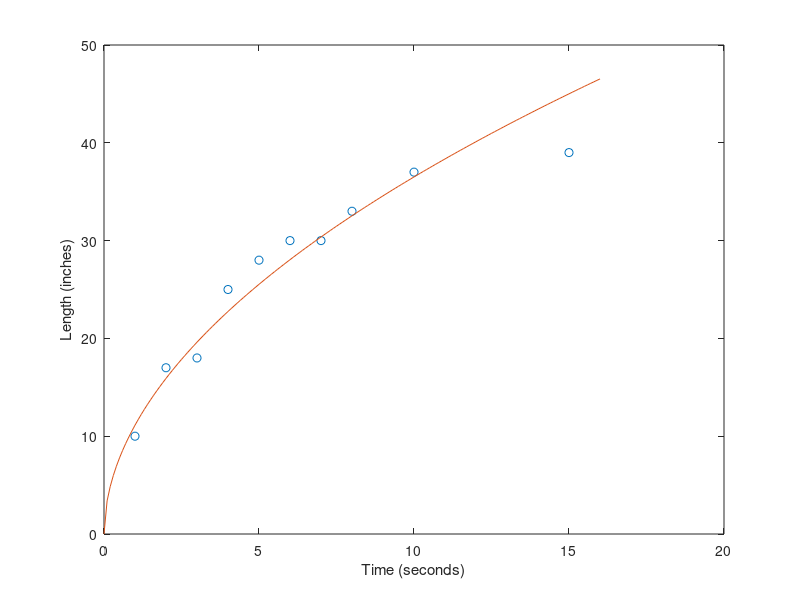

The MATLAB source for this figure:
%Power Function Method
clear
clc
close all
% t = x = Time (sec) | L = y = Length (in)
t = [1, 2, 3, 4, 5, 6, 7, 8, 10, 15];
L = [10, 17, 18, 25, 28, 30, 30, 33, 37, 39];
%Power Function Equation y = ax^b | logy = b*logx + loga
P = polyfit(log(t),log(L),1);
a = exp(P(2));
b = P(1);
xx = 0:.1:16;
yy = a*xx.^b;
fprintf('Equation of Power Function: y = %d*x^%d',a,b)
disp('Length at 4.5 seconds: ')
Ans = a*4.5^b
disp('Length at 8.9 seconds: ')
Ans = a*8.9^b
%Plotting Graph
figure;
plot(t,L,'o',xx,yy);
xlabel('Time (seconds)')
ylabel('Length (inches)')